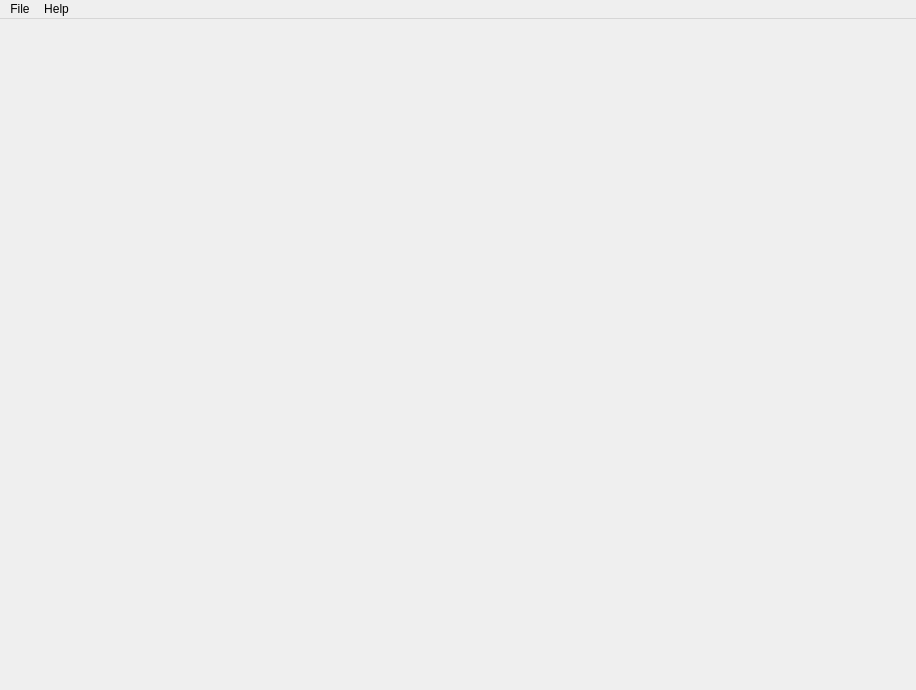
<?xml version="1.0" encoding="UTF-8"?>
<ui version="4.0">
 <class>MainWindow</class>
 <widget class="QMainWindow" name="MainWindow">
  <property name="geometry">
   <rect>
    <x>0</x>
    <y>0</y>
    <width>916</width>
    <height>690</height>
   </rect>
  </property>
  <property name="minimumSize">
   <size>
    <width>0</width>
    <height>0</height>
   </size>
  </property>
  <property name="windowTitle">
   <string>GSviewer</string>
  </property>
  <property name="windowIcon">
   <iconset resource="GSviewer.qrc">
    <normaloff>:/Icons/Icon.png</normaloff>:/Icons/Icon.png</iconset>
  </property>
  <widget class="QWidget" name="centralWidget">
   <layout class="QVBoxLayout" name="verticalLayout_2">
    <property name="spacing">
     <number>1</number>
    </property>
    <property name="leftMargin">
     <number>1</number>
    </property>
    <property name="topMargin">
     <number>1</number>
    </property>
    <property name="rightMargin">
     <number>1</number>
    </property>
    <property name="bottomMargin">
     <number>1</number>
    </property>
    <item>
     <widget class="GenomeVisualizationWidget" name="gvw" native="true"/>
    </item>
   </layout>
  </widget>
  <widget class="QMenuBar" name="menuBar">
   <property name="geometry">
    <rect>
     <x>0</x>
     <y>0</y>
     <width>916</width>
     <height>22</height>
    </rect>
   </property>
   <widget class="QMenu" name="menuFile">
    <property name="title">
     <string>File</string>
    </property>
    <addaction name="actionLoadFile"/>
    <addaction name="separator"/>
    <addaction name="actionReloadTracks"/>
    <addaction name="separator"/>
    <addaction name="actionNewSession"/>
    <addaction name="actionLoadSession"/>
    <addaction name="actionStore_session"/>
    <addaction name="separator"/>
    <addaction name="actionExit"/>
   </widget>
   <widget class="QMenu" name="menuHelp">
    <property name="title">
     <string>Help</string>
    </property>
    <addaction name="actionAbout"/>
   </widget>
   <addaction name="menuFile"/>
   <addaction name="menuHelp"/>
  </widget>
  <action name="actionLoadFile">
   <property name="text">
    <string>Load file</string>
   </property>
  </action>
  <action name="actionNewSession">
   <property name="text">
    <string>New session</string>
   </property>
  </action>
  <action name="actionReloadTracks">
   <property name="text">
    <string>Reload tracks</string>
   </property>
  </action>
  <action name="actionLoadSession">
   <property name="text">
    <string>Load session</string>
   </property>
  </action>
  <action name="actionStore_session">
   <property name="text">
    <string>Store session</string>
   </property>
  </action>
  <action name="actionExit">
   <property name="text">
    <string>Exit</string>
   </property>
  </action>
  <action name="actionAbout">
   <property name="text">
    <string>About</string>
   </property>
  </action>
 </widget>
 <layoutdefault spacing="6" margin="11"/>
 <customwidgets>
  <customwidget>
   <class>GenomeVisualizationWidget</class>
   <extends>QWidget</extends>
   <header>GenomeVisualizationWidget.h</header>
   <container>1</container>
  </customwidget>
 </customwidgets>
 <resources>
  <include location="GSviewer.qrc"/>
 </resources>
 <connections/>
</ui>
